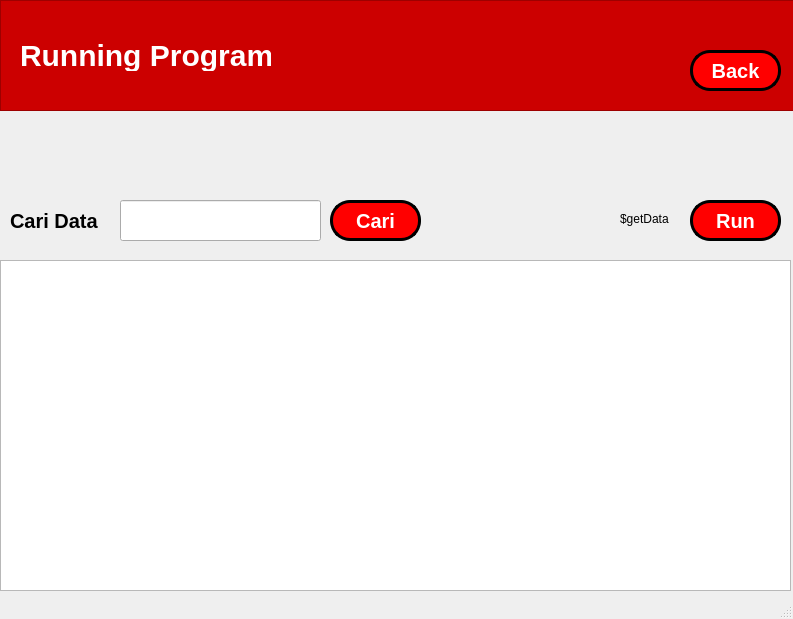
<?xml version="1.0" encoding="UTF-8"?>
<ui version="4.0">
 <class>MainWindow</class>
 <widget class="QMainWindow" name="MainWindow">
  <property name="geometry">
   <rect>
    <x>0</x>
    <y>0</y>
    <width>793</width>
    <height>619</height>
   </rect>
  </property>
  <property name="cursor">
   <cursorShape>ArrowCursor</cursorShape>
  </property>
  <property name="windowTitle">
   <string>MainWindow</string>
  </property>
  <widget class="QWidget" name="centralwidget">
   <widget class="QFrame" name="frame">
    <property name="geometry">
     <rect>
      <x>0</x>
      <y>0</y>
      <width>801</width>
      <height>111</height>
     </rect>
    </property>
    <property name="styleSheet">
     <string notr="true">QFrame {
	background-color: rgb(204, 0, 0);
	color: white;
}</string>
    </property>
    <property name="frameShape">
     <enum>QFrame::StyledPanel</enum>
    </property>
    <property name="frameShadow">
     <enum>QFrame::Raised</enum>
    </property>
    <widget class="QLabel" name="label">
     <property name="geometry">
      <rect>
       <x>20</x>
       <y>40</y>
       <width>251</width>
       <height>31</height>
      </rect>
     </property>
     <property name="styleSheet">
      <string notr="true">QLabel {
	font-size: 30px;
	font-weight: bold;
}</string>
     </property>
     <property name="text">
      <string>Running Program</string>
     </property>
    </widget>
   </widget>
   <widget class="QPushButton" name="pushButton">
    <property name="geometry">
     <rect>
      <x>330</x>
      <y>200</y>
      <width>91</width>
      <height>41</height>
     </rect>
    </property>
    <property name="cursor">
     <cursorShape>PointingHandCursor</cursorShape>
    </property>
    <property name="layoutDirection">
     <enum>Qt::LeftToRight</enum>
    </property>
    <property name="styleSheet">
     <string notr="true">QPushButton {
	border-radius: 20px;
	background: red;
	color: white;
	font-weight: bold;
	font-size: 20px;
	border: 3px solid black;
	display: flex;
   	flex-direction: column;
  	align-items: center; 
  	text-align: center;
}

QPushButton:hover {
    background: qradialgradient(
        cx: 0.3, cy: -0.4, fx: 0.3, fy: -0.4,
        radius: 1.35, stop: 0 #fff, stop: 1 #bbb
        );
	color: black;
	border: 3px solid black;
    }

QPushButton:pressed {
    border-style: inset;
    background: qradialgradient(
        cx: 0.4, cy: -0.1, fx: 0.4, fy: -0.1,
        radius: 1.35, stop: 0 #fff, stop: 1 #ddd
        );
    }

QPushButton::icon {
    margin-bottom: 5px; 
}
</string>
    </property>
    <property name="text">
     <string>Cari</string>
    </property>
    <property name="iconSize">
     <size>
      <width>50</width>
      <height>50</height>
     </size>
    </property>
    <property name="flat">
     <bool>false</bool>
    </property>
   </widget>
   <widget class="QTableView" name="tableView">
    <property name="geometry">
     <rect>
      <x>0</x>
      <y>260</y>
      <width>791</width>
      <height>331</height>
     </rect>
    </property>
   </widget>
   <widget class="QLabel" name="label_2">
    <property name="geometry">
     <rect>
      <x>10</x>
      <y>200</y>
      <width>101</width>
      <height>41</height>
     </rect>
    </property>
    <property name="styleSheet">
     <string notr="true">QLabel {
	font-size: 20px;
	font-weight: bold;
}</string>
    </property>
    <property name="text">
     <string>Cari Data</string>
    </property>
   </widget>
   <widget class="QLineEdit" name="lineEdit">
    <property name="geometry">
     <rect>
      <x>120</x>
      <y>200</y>
      <width>201</width>
      <height>41</height>
     </rect>
    </property>
   </widget>
   <widget class="QPushButton" name="pushButton_2">
    <property name="geometry">
     <rect>
      <x>690</x>
      <y>200</y>
      <width>91</width>
      <height>41</height>
     </rect>
    </property>
    <property name="cursor">
     <cursorShape>PointingHandCursor</cursorShape>
    </property>
    <property name="layoutDirection">
     <enum>Qt::LeftToRight</enum>
    </property>
    <property name="styleSheet">
     <string notr="true">QPushButton {
	border-radius: 20px;
	background: red;
	color: white;
	font-weight: bold;
	font-size: 20px;
	border: 3px solid black;
	display: flex;
   	flex-direction: column;
  	align-items: center; 
  	text-align: center;
}

QPushButton:hover {
    background: qradialgradient(
        cx: 0.3, cy: -0.4, fx: 0.3, fy: -0.4,
        radius: 1.35, stop: 0 #fff, stop: 1 #bbb
        );
	color: black;
	border: 3px solid black;
    }

QPushButton:pressed {
    border-style: inset;
    background: qradialgradient(
        cx: 0.4, cy: -0.1, fx: 0.4, fy: -0.1,
        radius: 1.35, stop: 0 #fff, stop: 1 #ddd
        );
    }

QPushButton::icon {
    margin-bottom: 5px; 
}
</string>
    </property>
    <property name="text">
     <string>Run</string>
    </property>
    <property name="iconSize">
     <size>
      <width>50</width>
      <height>50</height>
     </size>
    </property>
    <property name="flat">
     <bool>false</bool>
    </property>
   </widget>
   <widget class="QLabel" name="lbGetData">
    <property name="geometry">
     <rect>
      <x>620</x>
      <y>210</y>
      <width>67</width>
      <height>17</height>
     </rect>
    </property>
    <property name="text">
     <string>$getData</string>
    </property>
   </widget>
   <widget class="QPushButton" name="pushButton_3">
    <property name="geometry">
     <rect>
      <x>690</x>
      <y>50</y>
      <width>91</width>
      <height>41</height>
     </rect>
    </property>
    <property name="cursor">
     <cursorShape>PointingHandCursor</cursorShape>
    </property>
    <property name="layoutDirection">
     <enum>Qt::LeftToRight</enum>
    </property>
    <property name="styleSheet">
     <string notr="true">QPushButton {
	border-radius: 20px;
	background: red;
	color: white;
	font-weight: bold;
	font-size: 20px;
	border: 3px solid black;
	display: flex;
   	flex-direction: column;
  	align-items: center; 
  	text-align: center;
}

QPushButton:hover {
    background: qradialgradient(
        cx: 0.3, cy: -0.4, fx: 0.3, fy: -0.4,
        radius: 1.35, stop: 0 #fff, stop: 1 #bbb
        );
	color: black;
	border: 3px solid black;
    }

QPushButton:pressed {
    border-style: inset;
    background: qradialgradient(
        cx: 0.4, cy: -0.1, fx: 0.4, fy: -0.1,
        radius: 1.35, stop: 0 #fff, stop: 1 #ddd
        );
    }

QPushButton::icon {
    margin-bottom: 5px; 
}
</string>
    </property>
    <property name="text">
     <string>Back</string>
    </property>
    <property name="iconSize">
     <size>
      <width>50</width>
      <height>50</height>
     </size>
    </property>
    <property name="flat">
     <bool>false</bool>
    </property>
   </widget>
  </widget>
  <widget class="QMenuBar" name="menubar">
   <property name="geometry">
    <rect>
     <x>0</x>
     <y>0</y>
     <width>793</width>
     <height>22</height>
    </rect>
   </property>
  </widget>
  <widget class="QStatusBar" name="statusbar"/>
 </widget>
 <resources/>
 <connections/>
</ui>
